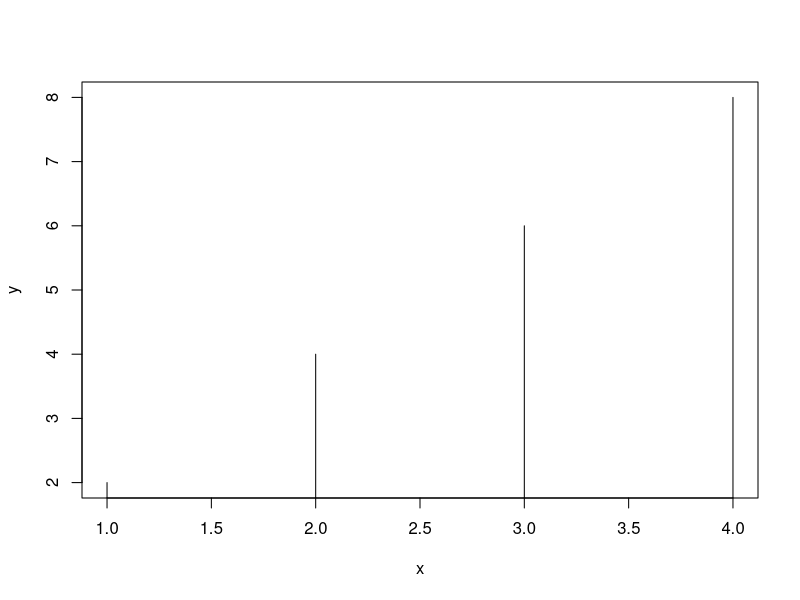
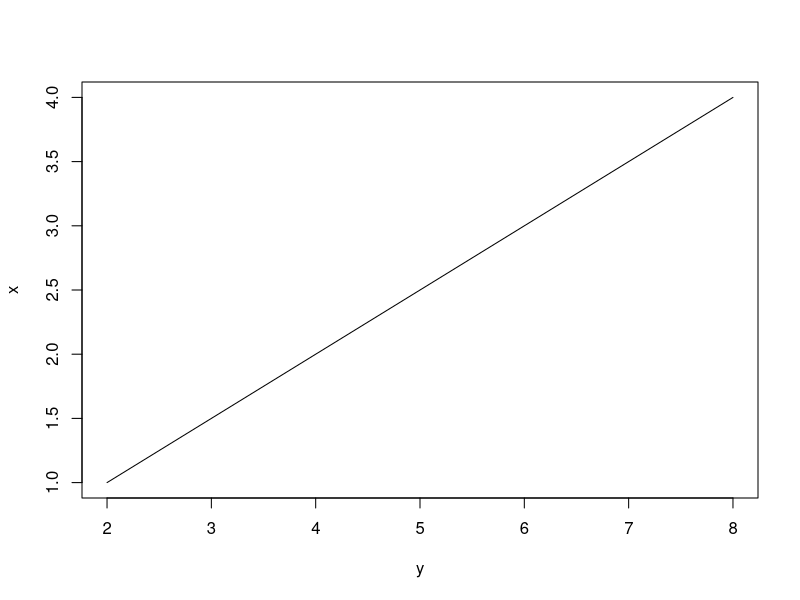
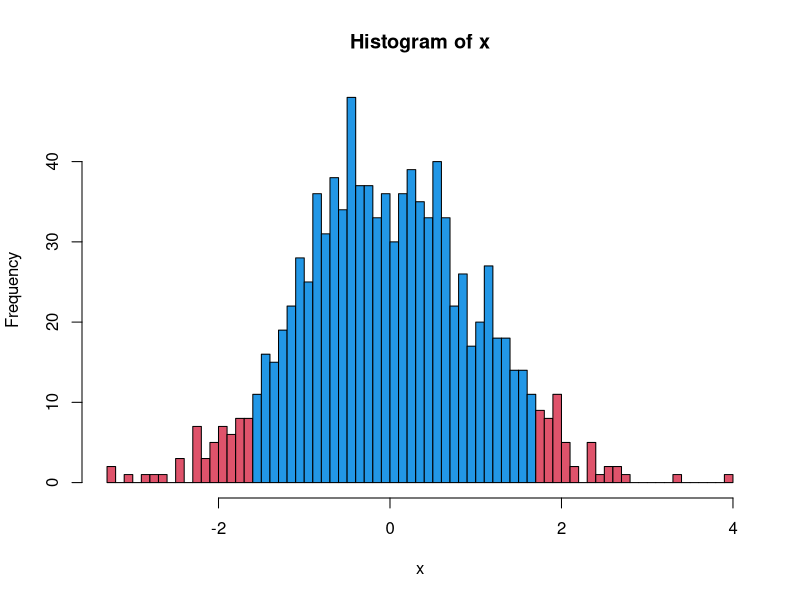
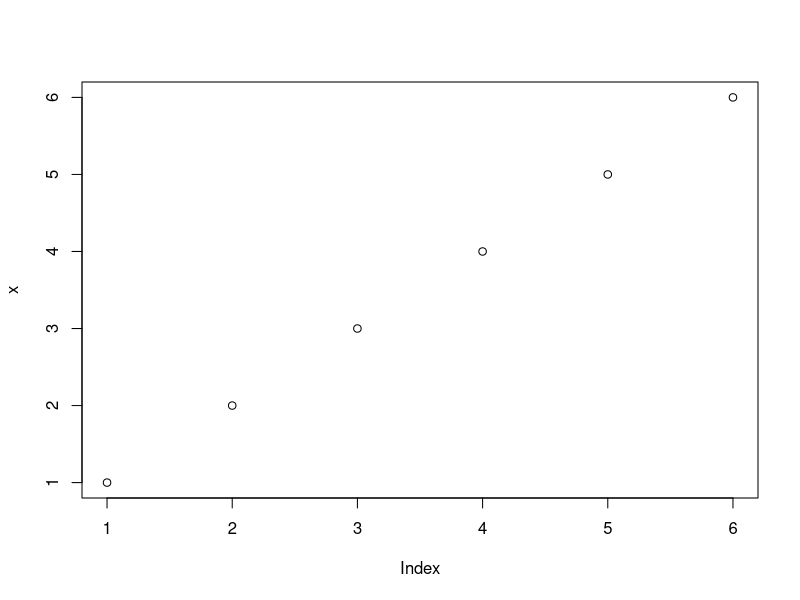
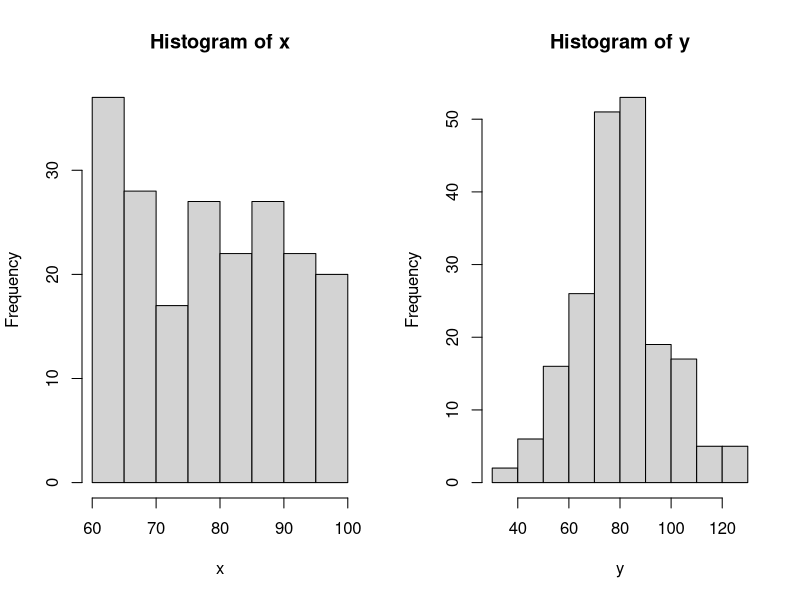
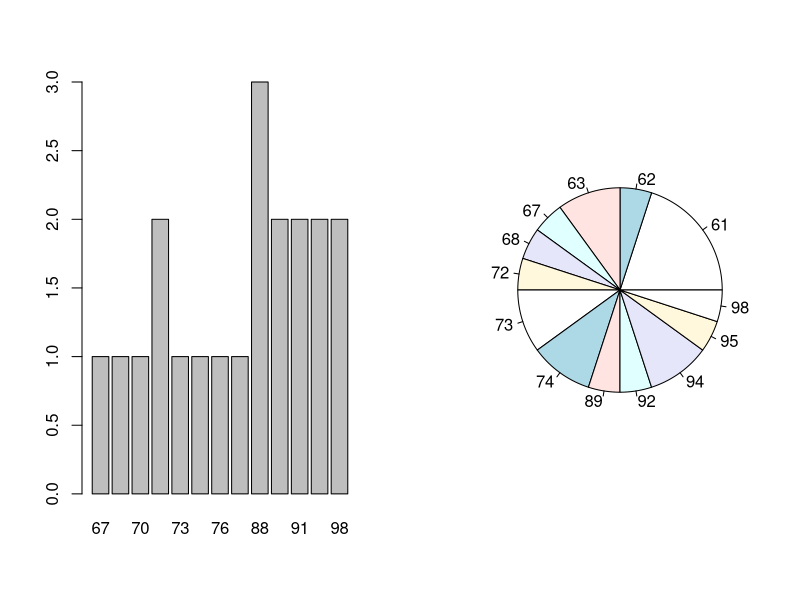
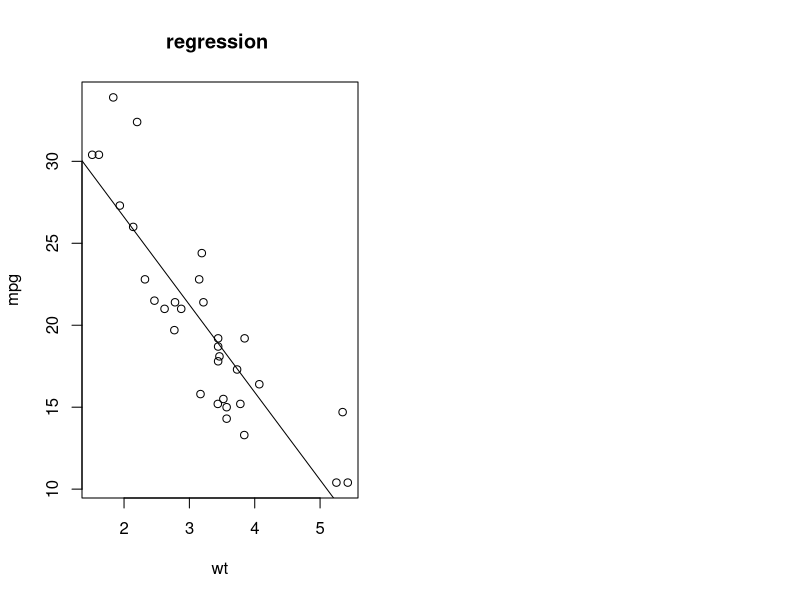

Source code (R) for these figures, in order:
x <- c(1,2,3,4)
y <- c(2,4,6,8)

# two different form, effect is the same, show x to y

# "p" for points
# "l" for lines
# "b" for both
# "c" for the lines part alone of "b"
# "o" for both ‘overplotted’
# "h" for ‘histogram’ like (or ‘high-density’) vertical lines
# "s" for stair steps
# "S" for other steps, see ‘Details’ below
# "n" for no plotting.

plot(x,y,type="h")
plot(x~y, type="l")


x <- rnorm(1000)
hx <- hist(x, breaks=100, plot=FALSE)
plot(hx, col=ifelse(abs(hx$breaks) < 1.669, 4, 2))

# hist
x <- 1:6
x
plot(x)

par(mfrow=c(1,2))
x <- round(runif(200,min=60,max=100))
hist(x)
y <- round(rnorm(200,mean=80,sd=20))
hist(y)

# table
x <- round(runif(20,min=60,max=100))
table(x)
barplot(table(x))

# pie
x <- round(runif(20,min=60,max=100))
table(x)
pie(table(x))



# attach data to graph
mtcars
attach(mtcars)
# draw each point
plot(wt, mpg)
# get the linear regression and draw the line.
abline(lm(mpg~wt))
title("regression ")
detach(mtcars)

# save graph in different format
pdf()
dev.off()
win.metafile()
png()
jpeg()
bmp()
tiff()
xfig()















